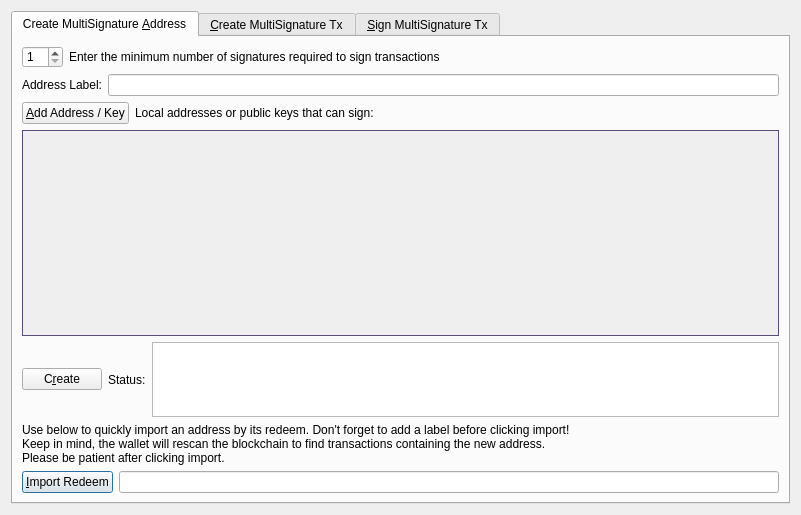
<?xml version="1.0" encoding="UTF-8"?>
<ui version="4.0">
 <class>MultisigDialog</class>
 <widget class="QDialog" name="MultisigDialog">
  <property name="geometry">
   <rect>
    <x>0</x>
    <y>0</y>
    <width>801</width>
    <height>515</height>
   </rect>
  </property>
  <property name="sizePolicy">
   <sizepolicy hsizetype="Fixed" vsizetype="Fixed">
    <horstretch>0</horstretch>
    <verstretch>0</verstretch>
   </sizepolicy>
  </property>
  <property name="windowTitle">
   <string>Multisignature Address Interactions</string>
  </property>
  <layout class="QVBoxLayout" name="verticalLayout_8">
   <item>
    <widget class="QTabWidget" name="multisigTabWidget">
     <property name="styleSheet">
      <string notr="true">QScrollArea{border: 1px solid #5b4c7c;}</string>
     </property>
     <property name="currentIndex">
      <number>0</number>
     </property>
     <widget class="QWidget" name="addMultisigTab">
      <property name="sizePolicy">
       <sizepolicy hsizetype="Minimum" vsizetype="Minimum">
        <horstretch>0</horstretch>
        <verstretch>0</verstretch>
       </sizepolicy>
      </property>
      <attribute name="title">
       <string>Create MultiSignature &amp;Address</string>
      </attribute>
      <layout class="QVBoxLayout" name="verticalLayout">
       <item>
        <layout class="QHBoxLayout" name="enterMLayout">
         <item>
          <widget class="QSpinBox" name="enterMSpinbox">
           <property name="sizePolicy">
            <sizepolicy hsizetype="Fixed" vsizetype="Fixed">
             <horstretch>0</horstretch>
             <verstretch>0</verstretch>
            </sizepolicy>
           </property>
           <property name="toolTip">
            <string>How many people must sign to verify a transaction</string>
           </property>
           <property name="minimum">
            <number>1</number>
           </property>
           <property name="maximum">
            <number>15</number>
           </property>
           <property name="value">
            <number>1</number>
           </property>
          </widget>
         </item>
         <item>
          <widget class="QLabel" name="enterMLabel">
           <property name="text">
            <string>Enter the minimum number of signatures required to sign transactions</string>
           </property>
          </widget>
         </item>
        </layout>
       </item>
       <item>
        <layout class="QHBoxLayout" name="addressLabelLayout">
         <item>
          <widget class="QLabel" name="addressLableLabel">
           <property name="text">
            <string>Address Label:</string>
           </property>
          </widget>
         </item>
         <item>
          <widget class="QLineEdit" name="multisigAddressLabel"/>
         </item>
        </layout>
       </item>
       <item>
        <layout class="QHBoxLayout" name="addAddressLayout">
         <item>
          <widget class="QPushButton" name="addAddressButton">
           <property name="toolTip">
            <string>Add another address that could sign to verify a transaction from the multisig address.</string>
           </property>
           <property name="text">
            <string>&amp;Add Address / Key</string>
           </property>
           <property name="icon">
            <iconset>
             <normaloff>:/icons/add</normaloff>:/icons/add</iconset>
           </property>
           <property name="autoDefault">
            <bool>false</bool>
           </property>
          </widget>
         </item>
         <item>
          <widget class="QLabel" name="addAddressLabel">
           <property name="sizePolicy">
            <sizepolicy hsizetype="Preferred" vsizetype="Fixed">
             <horstretch>0</horstretch>
             <verstretch>0</verstretch>
            </sizepolicy>
           </property>
           <property name="text">
            <string>Local addresses or public keys that can sign:</string>
           </property>
          </widget>
         </item>
         <item>
          <spacer name="addAddressSpacer_2">
           <property name="orientation">
            <enum>Qt::Horizontal</enum>
           </property>
           <property name="sizeHint" stdset="0">
            <size>
             <width>40</width>
             <height>10</height>
            </size>
           </property>
          </spacer>
         </item>
        </layout>
       </item>
       <item>
        <widget class="QScrollArea" name="addAddressScrollArea">
         <property name="sizePolicy">
          <sizepolicy hsizetype="Preferred" vsizetype="Expanding">
           <horstretch>0</horstretch>
           <verstretch>0</verstretch>
          </sizepolicy>
         </property>
         <property name="widgetResizable">
          <bool>true</bool>
         </property>
         <widget class="QWidget" name="addAddressWidget">
          <property name="geometry">
           <rect>
            <x>0</x>
            <y>0</y>
            <width>759</width>
            <height>174</height>
           </rect>
          </property>
          <layout class="QVBoxLayout" name="verticalLayout_5">
           <item>
            <layout class="QVBoxLayout" name="addressList"/>
           </item>
           <item>
            <spacer name="verticalSpacer">
             <property name="orientation">
              <enum>Qt::Vertical</enum>
             </property>
             <property name="sizeHint" stdset="0">
              <size>
               <width>20</width>
               <height>40</height>
              </size>
             </property>
            </spacer>
           </item>
          </layout>
         </widget>
        </widget>
       </item>
       <item>
        <layout class="QHBoxLayout" name="addMultisigLayout">
         <item>
          <widget class="QPushButton" name="addMultisigButton">
           <property name="sizePolicy">
            <sizepolicy hsizetype="Preferred" vsizetype="Fixed">
             <horstretch>0</horstretch>
             <verstretch>0</verstretch>
            </sizepolicy>
           </property>
           <property name="toolTip">
            <string>Create a new multisig address</string>
           </property>
           <property name="toolTipDuration">
            <number>-3</number>
           </property>
           <property name="text">
            <string>C&amp;reate</string>
           </property>
           <property name="icon">
            <iconset>
             <normaloff>:/icons/filesave</normaloff>:/icons/filesave</iconset>
           </property>
           <property name="autoDefault">
            <bool>false</bool>
           </property>
          </widget>
         </item>
         <item>
          <widget class="QLabel" name="label">
           <property name="text">
            <string>Status:</string>
           </property>
          </widget>
         </item>
         <item>
          <widget class="QTextEdit" name="addMultisigStatus">
           <property name="sizePolicy">
            <sizepolicy hsizetype="Expanding" vsizetype="Fixed">
             <horstretch>0</horstretch>
             <verstretch>0</verstretch>
            </sizepolicy>
           </property>
           <property name="maximumSize">
            <size>
             <width>16777215</width>
             <height>75</height>
            </size>
           </property>
           <property name="readOnly">
            <bool>true</bool>
           </property>
           <property name="textInteractionFlags">
            <set>Qt::TextSelectableByKeyboard|Qt::TextSelectableByMouse</set>
           </property>
          </widget>
         </item>
        </layout>
       </item>
       <item>
        <widget class="QLabel" name="label_2">
         <property name="sizePolicy">
          <sizepolicy hsizetype="Preferred" vsizetype="Preferred">
           <horstretch>0</horstretch>
           <verstretch>0</verstretch>
          </sizepolicy>
         </property>
         <property name="text">
          <string>Use below to quickly import an address by its redeem. Don't forget to add a label before clicking import!
Keep in mind, the wallet will rescan the blockchain to find transactions containing the new address.
Please be patient after clicking import.</string>
         </property>
         <property name="scaledContents">
          <bool>false</bool>
         </property>
         <property name="wordWrap">
          <bool>true</bool>
         </property>
        </widget>
       </item>
       <item>
        <layout class="QHBoxLayout" name="importLayout">
         <item>
          <widget class="QPushButton" name="importAddressButton">
           <property name="sizePolicy">
            <sizepolicy hsizetype="Fixed" vsizetype="Fixed">
             <horstretch>0</horstretch>
             <verstretch>0</verstretch>
            </sizepolicy>
           </property>
           <property name="text">
            <string>&amp;Import Redeem</string>
           </property>
           <property name="icon">
            <iconset>
             <normaloff>:/icons/receiving_addresses</normaloff>:/icons/receiving_addresses</iconset>
           </property>
          </widget>
         </item>
         <item>
          <widget class="QLineEdit" name="importRedeem">
           <property name="sizePolicy">
            <sizepolicy hsizetype="Preferred" vsizetype="Fixed">
             <horstretch>0</horstretch>
             <verstretch>0</verstretch>
            </sizepolicy>
           </property>
          </widget>
         </item>
        </layout>
       </item>
      </layout>
     </widget>
     <widget class="QWidget" name="createTransactionTab">
      <attribute name="title">
       <string>&amp;Create MultiSignature Tx</string>
      </attribute>
      <layout class="QVBoxLayout" name="verticalLayout_3">
       <item>
        <layout class="QHBoxLayout" name="horizontalLayout_2">
         <item>
          <layout class="QVBoxLayout" name="createTxLayout">
           <item>
            <layout class="QHBoxLayout" name="addTxInputLayout">
             <item>
              <widget class="QLabel" name="addTxInputLabel">
               <property name="sizePolicy">
                <sizepolicy hsizetype="Fixed" vsizetype="Preferred">
                 <horstretch>0</horstretch>
                 <verstretch>0</verstretch>
                </sizepolicy>
               </property>
               <property name="text">
                <string>Inputs:</string>
               </property>
              </widget>
             </item>
             <item>
              <widget class="QPushButton" name="pushButtonCoinControl">
               <property name="sizePolicy">
                <sizepolicy hsizetype="Preferred" vsizetype="Fixed">
                 <horstretch>0</horstretch>
                 <verstretch>0</verstretch>
                </sizepolicy>
               </property>
               <property name="text">
                <string>Coin Control</string>
               </property>
              </widget>
             </item>
             <item>
              <layout class="QFormLayout" name="formLayout_2">
               <property name="rightMargin">
                <number>10</number>
               </property>
               <item row="0" column="0">
                <widget class="QLabel" name="labelQuantity">
                 <property name="text">
                  <string>Quantity Selected:</string>
                 </property>
                </widget>
               </item>
               <item row="0" column="1">
                <widget class="QLabel" name="labelQuantity_int">
                 <property name="text">
                  <string>0</string>
                 </property>
                </widget>
               </item>
               <item row="1" column="0">
                <widget class="QLabel" name="labelAmount">
                 <property name="text">
                  <string>Amount:</string>
                 </property>
                </widget>
               </item>
               <item row="1" column="1">
                <widget class="QLabel" name="labelAmount_int">
                 <property name="text">
                  <string>0</string>
                 </property>
                </widget>
               </item>
              </layout>
             </item>
             <item>
              <widget class="QPushButton" name="addInputButton">
               <property name="sizePolicy">
                <sizepolicy hsizetype="Preferred" vsizetype="Fixed">
                 <horstretch>0</horstretch>
                 <verstretch>0</verstretch>
                </sizepolicy>
               </property>
               <property name="toolTip">
                <string>Add an input to fund the outputs</string>
               </property>
               <property name="text">
                <string>Add a Raw Input</string>
               </property>
               <property name="icon">
                <iconset>
                 <normaloff>:/css/default</normaloff>:/css/default</iconset>
               </property>
              </widget>
             </item>
            </layout>
           </item>
           <item>
            <widget class="QScrollArea" name="txInputsScrollArea">
             <property name="sizePolicy">
              <sizepolicy hsizetype="Preferred" vsizetype="Expanding">
               <horstretch>0</horstretch>
               <verstretch>0</verstretch>
              </sizepolicy>
             </property>
             <property name="widgetResizable">
              <bool>true</bool>
             </property>
             <widget class="QWidget" name="txInputsWidget">
              <property name="geometry">
               <rect>
                <x>0</x>
                <y>0</y>
                <width>747</width>
                <height>137</height>
               </rect>
              </property>
              <layout class="QVBoxLayout" name="verticalLayout_7">
               <item>
                <layout class="QVBoxLayout" name="inputsList"/>
               </item>
               <item>
                <spacer name="txInputsSpacer">
                 <property name="orientation">
                  <enum>Qt::Vertical</enum>
                 </property>
                 <property name="sizeHint" stdset="0">
                  <size>
                   <width>20</width>
                   <height>80</height>
                  </size>
                 </property>
                </spacer>
               </item>
              </layout>
             </widget>
            </widget>
           </item>
           <item>
            <layout class="QHBoxLayout" name="addDestinationLayout">
             <item>
              <widget class="QLabel" name="addDestinationLabel">
               <property name="text">
                <string>Address / Amount:</string>
               </property>
              </widget>
             </item>
             <item>
              <widget class="QPushButton" name="addDestinationButton">
               <property name="sizePolicy">
                <sizepolicy hsizetype="Fixed" vsizetype="Fixed">
                 <horstretch>0</horstretch>
                 <verstretch>0</verstretch>
                </sizepolicy>
               </property>
               <property name="toolTip">
                <string>Add destinations to send FIX to</string>
               </property>
               <property name="text">
                <string>Add &amp;Destination</string>
               </property>
               <property name="icon">
                <iconset>
                 <normaloff>:/icons/add</normaloff>:/icons/add</iconset>
               </property>
              </widget>
             </item>
             <item>
              <spacer name="addDestinationHorizontalSpacer">
               <property name="orientation">
                <enum>Qt::Horizontal</enum>
               </property>
               <property name="sizeHint" stdset="0">
                <size>
                 <width>40</width>
                 <height>20</height>
                </size>
               </property>
              </spacer>
             </item>
            </layout>
           </item>
           <item>
            <widget class="QScrollArea" name="destionationsScrollArea">
             <property name="sizePolicy">
              <sizepolicy hsizetype="Expanding" vsizetype="Expanding">
               <horstretch>0</horstretch>
               <verstretch>0</verstretch>
              </sizepolicy>
             </property>
             <property name="widgetResizable">
              <bool>true</bool>
             </property>
             <widget class="QWidget" name="destinationsScrollAreaContents">
              <property name="geometry">
               <rect>
                <x>0</x>
                <y>0</y>
                <width>747</width>
                <height>136</height>
               </rect>
              </property>
              <layout class="QVBoxLayout" name="verticalLayout_11">
               <item>
                <layout class="QVBoxLayout" name="destinationsList"/>
               </item>
               <item>
                <spacer name="destinationsSpacer">
                 <property name="orientation">
                  <enum>Qt::Vertical</enum>
                 </property>
                 <property name="sizeHint" stdset="0">
                  <size>
                   <width>20</width>
                   <height>20</height>
                  </size>
                 </property>
                </spacer>
               </item>
              </layout>
             </widget>
            </widget>
           </item>
           <item>
            <layout class="QHBoxLayout" name="horizontalLayout_4">
             <item>
              <widget class="QPushButton" name="createButton">
               <property name="sizePolicy">
                <sizepolicy hsizetype="Fixed" vsizetype="Fixed">
                 <horstretch>0</horstretch>
                 <verstretch>0</verstretch>
                </sizepolicy>
               </property>
               <property name="minimumSize">
                <size>
                 <width>150</width>
                 <height>0</height>
                </size>
               </property>
               <property name="toolTip">
                <string>Create a transaction object using the given inputs to the given outputs</string>
               </property>
               <property name="text">
                <string>Cr&amp;eate</string>
               </property>
               <property name="icon">
                <iconset>
                 <normaloff>:/icons/export</normaloff>:/icons/export</iconset>
               </property>
               <property name="autoDefault">
                <bool>false</bool>
               </property>
               <property name="default">
                <bool>true</bool>
               </property>
              </widget>
             </item>
             <item>
              <widget class="QLabel" name="createButtonLabel">
               <property name="sizePolicy">
                <sizepolicy hsizetype="Fixed" vsizetype="Preferred">
                 <horstretch>0</horstretch>
                 <verstretch>0</verstretch>
                </sizepolicy>
               </property>
               <property name="text">
                <string>Status:</string>
               </property>
               <property name="alignment">
                <set>Qt::AlignRight|Qt::AlignTrailing|Qt::AlignVCenter</set>
               </property>
              </widget>
             </item>
             <item>
              <widget class="QTextEdit" name="createButtonStatus">
               <property name="sizePolicy">
                <sizepolicy hsizetype="Expanding" vsizetype="Minimum">
                 <horstretch>0</horstretch>
                 <verstretch>0</verstretch>
                </sizepolicy>
               </property>
               <property name="maximumSize">
                <size>
                 <width>16777215</width>
                 <height>16777215</height>
                </size>
               </property>
               <property name="sizeAdjustPolicy">
                <enum>QAbstractScrollArea::AdjustToContents</enum>
               </property>
               <property name="readOnly">
                <bool>true</bool>
               </property>
              </widget>
             </item>
            </layout>
           </item>
          </layout>
         </item>
         <item>
          <layout class="QHBoxLayout" name="horizontalLayout_3"/>
         </item>
        </layout>
       </item>
      </layout>
     </widget>
     <widget class="QWidget" name="signMultisigTransaction">
      <property name="styleSheet">
       <string notr="true">txScrollArea:{
	border: 1px solid #5b4c7c;
}
keyScrollArea:{
	border: 1px solid #5b4c7c;
}
txScrollArea:{
	border: 1px solid #5b4c7c;
}</string>
      </property>
      <attribute name="title">
       <string>&amp;Sign MultiSignature Tx</string>
      </attribute>
      <layout class="QVBoxLayout" name="verticalLayout_4">
       <item>
        <layout class="QHBoxLayout" name="transactionHexLayout">
         <item>
          <widget class="QLabel" name="transactionHexLabel">
           <property name="text">
            <string>Transaction Hex:</string>
           </property>
          </widget>
         </item>
         <item>
          <widget class="QLineEdit" name="transactionHex">
           <property name="toolTip">
            <string/>
           </property>
          </widget>
         </item>
        </layout>
       </item>
       <item>
        <layout class="QHBoxLayout" name="horizontalLayout">
         <item>
          <layout class="QVBoxLayout" name="verticalLayout_2">
           <item>
            <layout class="QHBoxLayout" name="horizontalLayout_7">
             <item>
              <widget class="QPushButton" name="signButton">
               <property name="sizePolicy">
                <sizepolicy hsizetype="Preferred" vsizetype="Fixed">
                 <horstretch>0</horstretch>
                 <verstretch>0</verstretch>
                </sizepolicy>
               </property>
               <property name="minimumSize">
                <size>
                 <width>150</width>
                 <height>0</height>
                </size>
               </property>
               <property name="toolTip">
                <string>Sign the transaction from this wallet or from provided private keys</string>
               </property>
               <property name="text">
                <string>S&amp;ign</string>
               </property>
               <property name="icon">
                <iconset>
                 <normaloff>:/icons/edit</normaloff>:/icons/edit</iconset>
               </property>
               <property name="autoDefault">
                <bool>false</bool>
               </property>
               <property name="default">
                <bool>true</bool>
               </property>
              </widget>
             </item>
             <item>
              <widget class="QPushButton" name="commitButton">
               <property name="enabled">
                <bool>false</bool>
               </property>
               <property name="sizePolicy">
                <sizepolicy hsizetype="Preferred" vsizetype="Fixed">
                 <horstretch>0</horstretch>
                 <verstretch>0</verstretch>
                </sizepolicy>
               </property>
               <property name="toolTip">
                <string>&lt;html&gt;&lt;head/&gt;&lt;body&gt;&lt;p&gt;DISABLED until transaction has been signed enough times.&lt;/p&gt;&lt;/body&gt;&lt;/html&gt;</string>
               </property>
               <property name="autoFillBackground">
                <bool>false</bool>
               </property>
               <property name="text">
                <string>Co&amp;mmit</string>
               </property>
               <property name="icon">
                <iconset>
                 <normaloff>:/icons/send</normaloff>:/icons/send</iconset>
               </property>
               <property name="autoDefault">
                <bool>true</bool>
               </property>
              </widget>
             </item>
             <item>
              <layout class="QHBoxLayout" name="addPrivKeyLayout">
               <item>
                <widget class="QPushButton" name="addPrivKeyButton">
                 <property name="sizePolicy">
                  <sizepolicy hsizetype="Fixed" vsizetype="Fixed">
                   <horstretch>0</horstretch>
                   <verstretch>0</verstretch>
                  </sizepolicy>
                 </property>
                 <property name="toolTip">
                  <string>Add private keys to sign the transaction with</string>
                 </property>
                 <property name="text">
                  <string>Add Private &amp;Key</string>
                 </property>
                 <property name="icon">
                  <iconset>
                   <normaloff>:/icons/add</normaloff>:/icons/add</iconset>
                 </property>
                </widget>
               </item>
               <item>
                <widget class="QLabel" name="addPrivKeyLabel">
                 <property name="text">
                  <string>Sign with only private keys (Not Recommened)</string>
                 </property>
                </widget>
               </item>
              </layout>
             </item>
            </layout>
           </item>
           <item>
            <layout class="QHBoxLayout" name="horizontalLayout_5">
             <item>
              <widget class="QLabel" name="signButtonStatusLabel">
               <property name="text">
                <string>Status:</string>
               </property>
              </widget>
             </item>
             <item>
              <widget class="QTextEdit" name="signButtonStatus">
               <property name="sizePolicy">
                <sizepolicy hsizetype="Expanding" vsizetype="Preferred">
                 <horstretch>0</horstretch>
                 <verstretch>0</verstretch>
                </sizepolicy>
               </property>
               <property name="maximumSize">
                <size>
                 <width>16777215</width>
                 <height>16777215</height>
                </size>
               </property>
               <property name="verticalScrollBarPolicy">
                <enum>Qt::ScrollBarAsNeeded</enum>
               </property>
               <property name="readOnly">
                <bool>true</bool>
               </property>
               <property name="textInteractionFlags">
                <set>Qt::TextSelectableByKeyboard|Qt::TextSelectableByMouse</set>
               </property>
              </widget>
             </item>
            </layout>
           </item>
           <item>
            <widget class="QScrollArea" name="keyScrollArea">
             <property name="sizePolicy">
              <sizepolicy hsizetype="Expanding" vsizetype="Expanding">
               <horstretch>0</horstretch>
               <verstretch>0</verstretch>
              </sizepolicy>
             </property>
             <property name="sizeAdjustPolicy">
              <enum>QAbstractScrollArea::AdjustToContents</enum>
             </property>
             <property name="widgetResizable">
              <bool>true</bool>
             </property>
             <widget class="QWidget" name="keyScrollAreaContents">
              <property name="geometry">
               <rect>
                <x>0</x>
                <y>0</y>
                <width>755</width>
                <height>174</height>
               </rect>
              </property>
              <layout class="QVBoxLayout" name="verticalLayout_9">
               <item>
                <layout class="QVBoxLayout" name="keyList"/>
               </item>
               <item>
                <spacer name="keySpacer">
                 <property name="orientation">
                  <enum>Qt::Vertical</enum>
                 </property>
                 <property name="sizeHint" stdset="0">
                  <size>
                   <width>20</width>
                   <height>20</height>
                  </size>
                 </property>
                </spacer>
               </item>
              </layout>
             </widget>
            </widget>
           </item>
          </layout>
         </item>
        </layout>
       </item>
      </layout>
     </widget>
    </widget>
   </item>
  </layout>
 </widget>
 <resources/>
 <connections/>
</ui>
